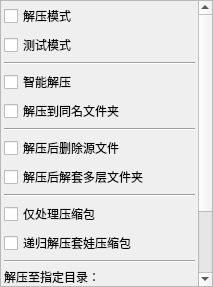
<?xml version="1.0" encoding="UTF-8"?>
<ui version="4.0">
 <class>Form</class>
 <widget class="QWidget" name="Form">
  <property name="geometry">
   <rect>
    <x>0</x>
    <y>0</y>
    <width>213</width>
    <height>287</height>
   </rect>
  </property>
  <property name="windowTitle">
   <string>Form</string>
  </property>
  <layout class="QVBoxLayout" name="verticalLayout">
   <property name="spacing">
    <number>0</number>
   </property>
   <property name="leftMargin">
    <number>0</number>
   </property>
   <property name="topMargin">
    <number>0</number>
   </property>
   <property name="rightMargin">
    <number>0</number>
   </property>
   <property name="bottomMargin">
    <number>0</number>
   </property>
   <item>
    <widget class="QScrollArea" name="scrollArea">
     <property name="widgetResizable">
      <bool>true</bool>
     </property>
     <widget class="QWidget" name="scrollAreaWidgetContents">
      <property name="geometry">
       <rect>
        <x>0</x>
        <y>-54</y>
        <width>194</width>
        <height>339</height>
       </rect>
      </property>
      <layout class="QVBoxLayout" name="verticalLayout_2">
       <property name="spacing">
        <number>5</number>
       </property>
       <property name="leftMargin">
        <number>3</number>
       </property>
       <property name="topMargin">
        <number>3</number>
       </property>
       <property name="rightMargin">
        <number>3</number>
       </property>
       <property name="bottomMargin">
        <number>3</number>
       </property>
       <item>
        <widget class="QCheckBox" name="checkBox_mode_extract">
         <property name="text">
          <string>解压模式</string>
         </property>
         <attribute name="buttonGroup">
          <string notr="true">buttonGroup_mode</string>
         </attribute>
        </widget>
       </item>
       <item>
        <widget class="QCheckBox" name="checkBox_mode_test">
         <property name="text">
          <string>测试模式</string>
         </property>
         <attribute name="buttonGroup">
          <string notr="true">buttonGroup_mode</string>
         </attribute>
        </widget>
       </item>
       <item>
        <widget class="Line" name="line">
         <property name="orientation">
          <enum>Qt::Horizontal</enum>
         </property>
        </widget>
       </item>
       <item>
        <widget class="QCheckBox" name="checkBox_extract_smart">
         <property name="text">
          <string>智能解压</string>
         </property>
         <attribute name="buttonGroup">
          <string notr="true">buttonGroup_folder</string>
         </attribute>
        </widget>
       </item>
       <item>
        <widget class="QCheckBox" name="checkBox_extract_folder">
         <property name="text">
          <string>解压到同名文件夹</string>
         </property>
         <attribute name="buttonGroup">
          <string notr="true">buttonGroup_folder</string>
         </attribute>
        </widget>
       </item>
       <item>
        <widget class="Line" name="line_2">
         <property name="orientation">
          <enum>Qt::Horizontal</enum>
         </property>
        </widget>
       </item>
       <item>
        <widget class="QCheckBox" name="checkBox_delete_file">
         <property name="text">
          <string>解压后删除源文件</string>
         </property>
        </widget>
       </item>
       <item>
        <widget class="QCheckBox" name="checkBox_handle_multi_folder">
         <property name="text">
          <string>解压后解套多层文件夹</string>
         </property>
        </widget>
       </item>
       <item>
        <widget class="Line" name="line_3">
         <property name="orientation">
          <enum>Qt::Horizontal</enum>
         </property>
        </widget>
       </item>
       <item>
        <widget class="QCheckBox" name="checkBox_check_filetype">
         <property name="text">
          <string>仅处理压缩包</string>
         </property>
        </widget>
       </item>
       <item>
        <widget class="QCheckBox" name="checkBox_handle_multi_archive">
         <property name="text">
          <string>递归解压套娃压缩包</string>
         </property>
        </widget>
       </item>
       <item>
        <widget class="Line" name="line_5">
         <property name="orientation">
          <enum>Qt::Horizontal</enum>
         </property>
        </widget>
       </item>
       <item>
        <widget class="QLabel" name="label_2">
         <property name="text">
          <string>解压至指定目录：</string>
         </property>
        </widget>
       </item>
       <item>
        <layout class="QHBoxLayout" name="horizontalLayout">
         <property name="spacing">
          <number>0</number>
         </property>
         <item>
          <widget class="QLineEdit" name="lineEdit_output_path"/>
         </item>
         <item>
          <widget class="QToolButton" name="toolButton_ask_path">
           <property name="text">
            <string>...</string>
           </property>
          </widget>
         </item>
         <item>
          <widget class="QToolButton" name="toolButton_clear_path">
           <property name="text">
            <string>...</string>
           </property>
          </widget>
         </item>
         <item>
          <widget class="QToolButton" name="toolButton_open_path">
           <property name="text">
            <string>...</string>
           </property>
          </widget>
         </item>
        </layout>
       </item>
       <item>
        <widget class="Line" name="line_4">
         <property name="orientation">
          <enum>Qt::Horizontal</enum>
         </property>
        </widget>
       </item>
       <item>
        <widget class="QLabel" name="label">
         <property name="text">
          <string>文件过滤：</string>
         </property>
        </widget>
       </item>
       <item>
        <widget class="QLineEdit" name="lineEdit_filter_suffix"/>
       </item>
      </layout>
     </widget>
    </widget>
   </item>
  </layout>
 </widget>
 <resources/>
 <connections/>
 <buttongroups>
  <buttongroup name="buttonGroup_folder"/>
  <buttongroup name="buttonGroup_mode"/>
 </buttongroups>
</ui>
